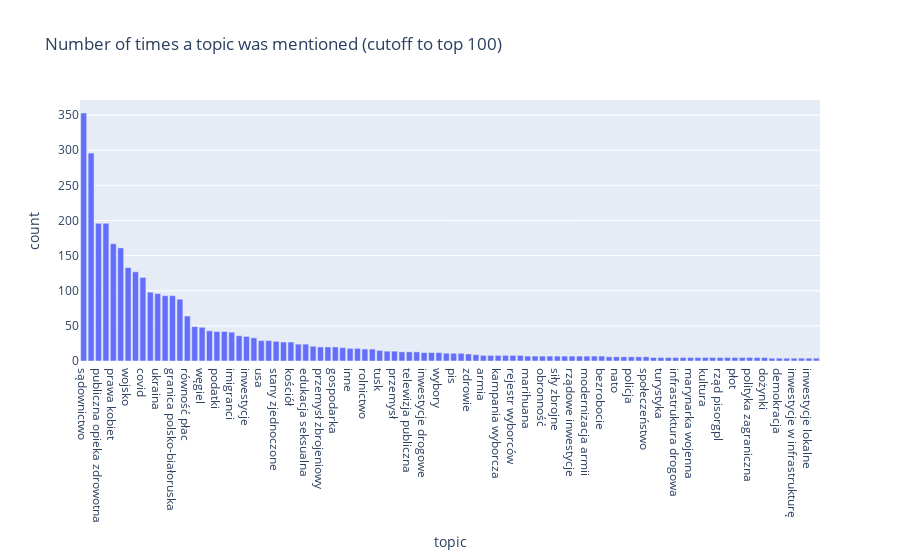

Here is the notebook cell this chart was saved with:
### Markdown cell above
# Łączenie tematów w grupy i analiza wspominania tematów

### Code cell
px.bar(tweets_fragments_df[['topic']].value_counts().reset_index().head(100), x='topic', y='count', title='Number of times a topic was mentioned (cutoff to top 100)')

### Figure 1 — Plotly figure (JSON) as saved in the notebook; plotly's stock layout.template omitted (floating-point values rounded to 4 significant figures)
{"data": [{"alignmentgroup": "True", "hovertemplate": "topic=%{x}<br>count=%{y}<extra></extra>", "legendgroup": "", "marker": {"color": "#636efa", "pattern": {"shape": ""}}, "name": "", "offsetgroup": "", "orientation": "v", "showlegend": false, "textposition": "auto", "type": "bar", "x": ["sądownictwo", "polityka", "publiczna opieka zdrowotna", "inflacja", "prawa kobiet", "relokacja", "wojsko", "unia europejska", "covid", "rosja", "ukraina", "rząd", "granica polsko-białoruska", "tvp", "równość płac", "500plus", "węgiel", "none", "podatki", "patriotyzm", "imigranci", "wojsko polskie", "inwestycje", "emerytura", "usa", "edukacja", "stany zjednoczone", "aborcja", "kościół", "media", "edukacja seksualna", "sport", "przemysł zbrojeniowy", "nfz", "gospodarka", "bezpieczeństwo", "inne", "polska", "rolnictwo", "korupcja", "tusk", "referendum", "przemysł", "unknown", "telewizja publiczna", "praca", "inwestycje drogowe", "800plus", "wybory", "feminizm", "pis", "tvn", "zdrowie", "finanse publiczne", "armia", "tabletka dzień po", "kampania wyborcza", "wojna", "rejestr wyborców", "in-vitro", "marihuana", "lgbt", "obronność", "historia", "siły zbrojne", "sentiment", "rządowe inwestycje", "finanse", "modernizacja armii", "zbrojenia", "bezrobocie", "rząd pis", "nato", "infrastruktura", "policja", "brak tematu", "społeczeństwo", "dezinformacja", "turystyka", "polityka gospodarcza", "infrastruktura drogowa", "prawa pacjenta", "marynarka wojenna", "środowisko", "kultura", "platforma", "rząd pisorgpl", "opozycja", "płot", "zus", "polityka zagraniczna", "redukowanie biurokracji", "dożynki", "po", "demokracja", "politycy", "inwestycje w infrastrukturę", "służba zdrowia", "inwestycje lokalne", "historia polski"], "xaxis": "x", "y": [353, 296, 196, 196, 167, 161, 133, 127, 119, 98, 96, 93, 93, 88, 64, 49, 48, 43, 42, 42, 41, 36, 35, 33, 29, 29, 28, 27, 27, 24, 24, 21, 20, 20, 20, 19, 18, 18, 17, 17, 15, 14, 14, 13, 13, 13, 12, 12, 12, 11, 11, 11, 10, 9, 8, 8, 8, 8, 8, 8, 7, 7, 7, 7, 7, 7, 7, 7, 7, 7, 7, 6, 6, 6, 6, 6, 6, 5, 5, 5, 5, 5, 5, 5, 5, 5, 5, 5, 5, 5, 5, 5, 5, 4, 4, 4, 4, 4, 4, 4], "yaxis": "y"}], "layout": {"barmode": "relative", "legend": {"tracegroupgap": 0}, "title": {"text": "Number of times a topic was mentioned (cutoff to top 100)"}, "xaxis": {"anchor": "y", "domain": [0, 1], "title": {"text": "topic"}}, "yaxis": {"anchor": "x", "domain": [0, 1], "title": {"text": "count"}}}}
